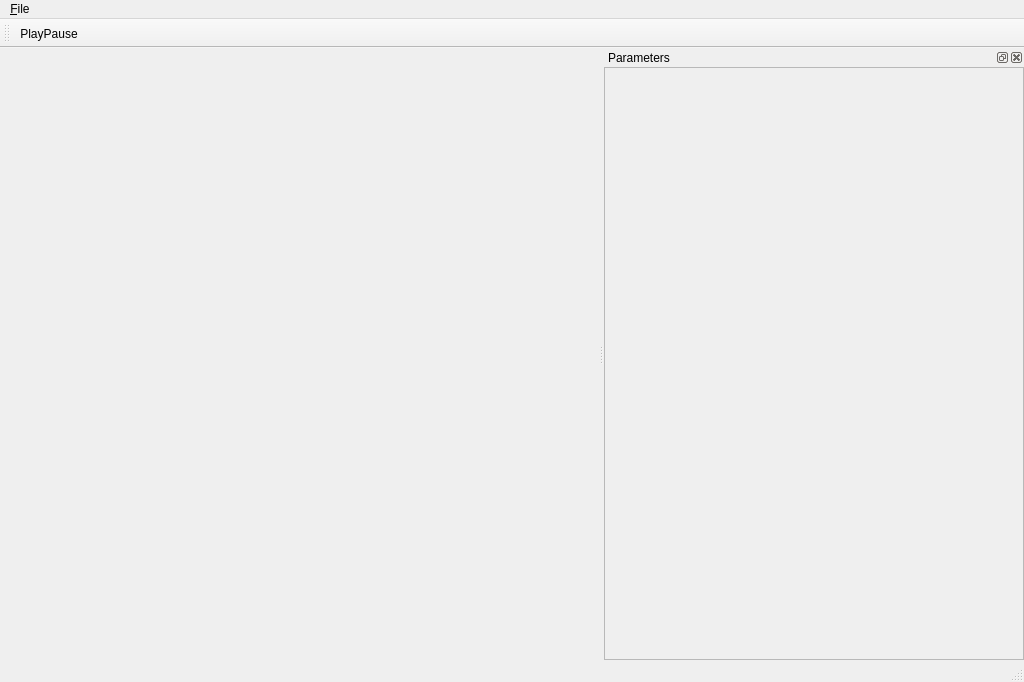
<?xml version="1.0" encoding="UTF-8"?>
<ui version="4.0">
 <class>QtDXSampleClass</class>
 <widget class="QMainWindow" name="QtDXSampleClass">
  <property name="geometry">
   <rect>
    <x>0</x>
    <y>0</y>
    <width>1024</width>
    <height>682</height>
   </rect>
  </property>
  <property name="windowTitle">
   <string>QtDXSample</string>
  </property>
  <widget class="QWidget" name="centralWidget"/>
  <widget class="QMenuBar" name="menuBar">
   <property name="geometry">
    <rect>
     <x>0</x>
     <y>0</y>
     <width>1024</width>
     <height>24</height>
    </rect>
   </property>
   <widget class="QMenu" name="menu_File">
    <property name="title">
     <string>&amp;File</string>
    </property>
    <addaction name="actionQuit"/>
   </widget>
   <addaction name="menu_File"/>
  </widget>
  <widget class="QToolBar" name="mainToolBar">
   <attribute name="toolBarArea">
    <enum>TopToolBarArea</enum>
   </attribute>
   <attribute name="toolBarBreak">
    <bool>false</bool>
   </attribute>
   <addaction name="actionPlayPause"/>
  </widget>
  <widget class="QStatusBar" name="statusBar"/>
  <widget class="QDockWidget" name="paramWidget">
   <property name="minimumSize">
    <size>
     <width>420</width>
     <height>111</height>
    </size>
   </property>
   <property name="allowedAreas">
    <set>Qt::LeftDockWidgetArea|Qt::RightDockWidgetArea</set>
   </property>
   <property name="windowTitle">
    <string>Parameters</string>
   </property>
   <attribute name="dockWidgetArea">
    <number>2</number>
   </attribute>
   <widget class="QWidget" name="paramWidgetContents">
    <layout class="QHBoxLayout" name="parameterWidgetLayout">
     <property name="spacing">
      <number>0</number>
     </property>
     <property name="margin">
      <number>0</number>
     </property>
     <item>
      <widget class="QScrollArea" name="scrollArea">
       <property name="widgetResizable">
        <bool>true</bool>
       </property>
       <widget class="QWidget" name="scrollAreaWidgetContents">
        <property name="geometry">
         <rect>
          <x>0</x>
          <y>0</y>
          <width>418</width>
          <height>577</height>
         </rect>
        </property>
        <layout class="QVBoxLayout" name="parameterScrollLayout"/>
       </widget>
      </widget>
     </item>
    </layout>
   </widget>
  </widget>
  <action name="actionPlayPause">
   <property name="checkable">
    <bool>true</bool>
   </property>
   <property name="checked">
    <bool>false</bool>
   </property>
   <property name="enabled">
    <bool>true</bool>
   </property>
   <property name="icon">
    <iconset>
     <activeoff>:/Resources/media-play-16.png</activeoff>
     <activeon>:/Resources/media-pause-16.png</activeon>
     <selectedoff>:/Resources/media-pause-16.png</selectedoff>
     <selectedon>:/Resources/media-play-16.png</selectedon>
    </iconset>
   </property>
   <property name="text">
    <string>PlayPause</string>
   </property>
   <property name="toolTip">
    <string>Start/Pause Animation</string>
   </property>
   <property name="shortcut">
    <string>Ctrl+P</string>
   </property>
  </action>
  <action name="actionQuit">
   <property name="text">
    <string>Quit</string>
   </property>
  </action>
 </widget>
 <layoutdefault spacing="6" margin="11"/>
 <resources>
  <include location="qtdxsample.qrc"/>
 </resources>
 <connections>
  <connection>
   <sender>actionPlayPause</sender>
   <signal>triggered(bool)</signal>
   <receiver>QtDXSampleClass</receiver>
   <slot>toggleAnimation(bool)</slot>
   <hints>
    <hint type="sourcelabel">
     <x>-1</x>
     <y>-1</y>
    </hint>
    <hint type="destinationlabel">
     <x>319</x>
     <y>239</y>
    </hint>
   </hints>
  </connection>
 </connections>
 <slots>
  <slot>repaintCanvas()</slot>
  <slot>toggleAnimation(bool)</slot>
 </slots>
</ui>
